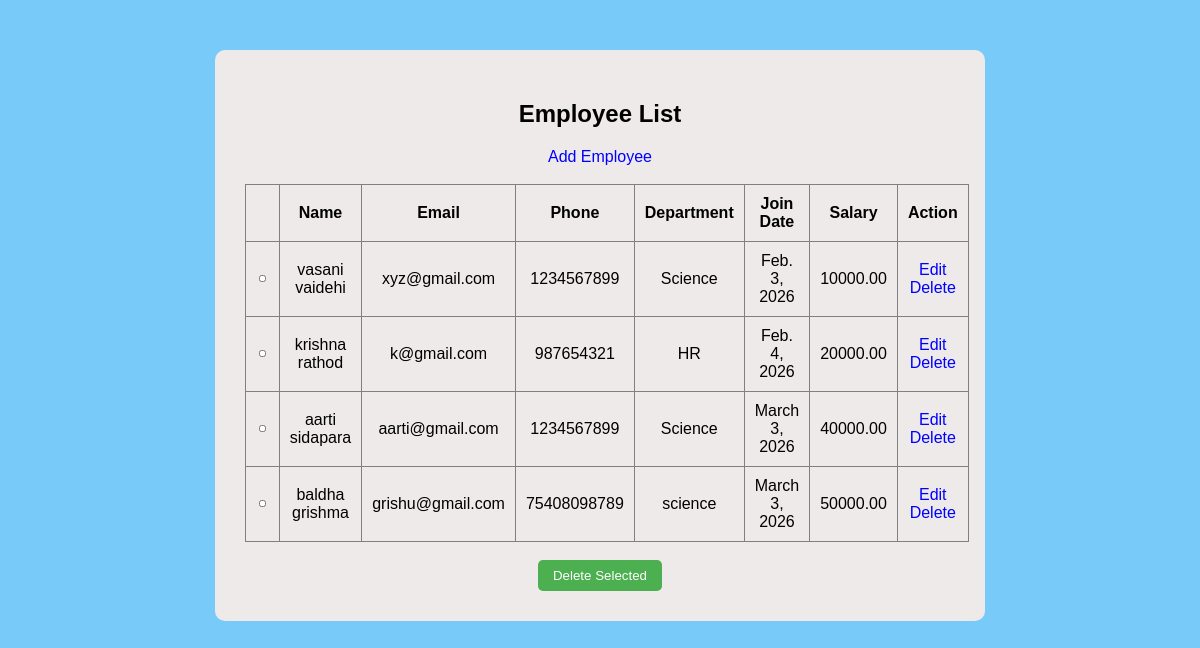
The page /list/ on the database as committed earlier.
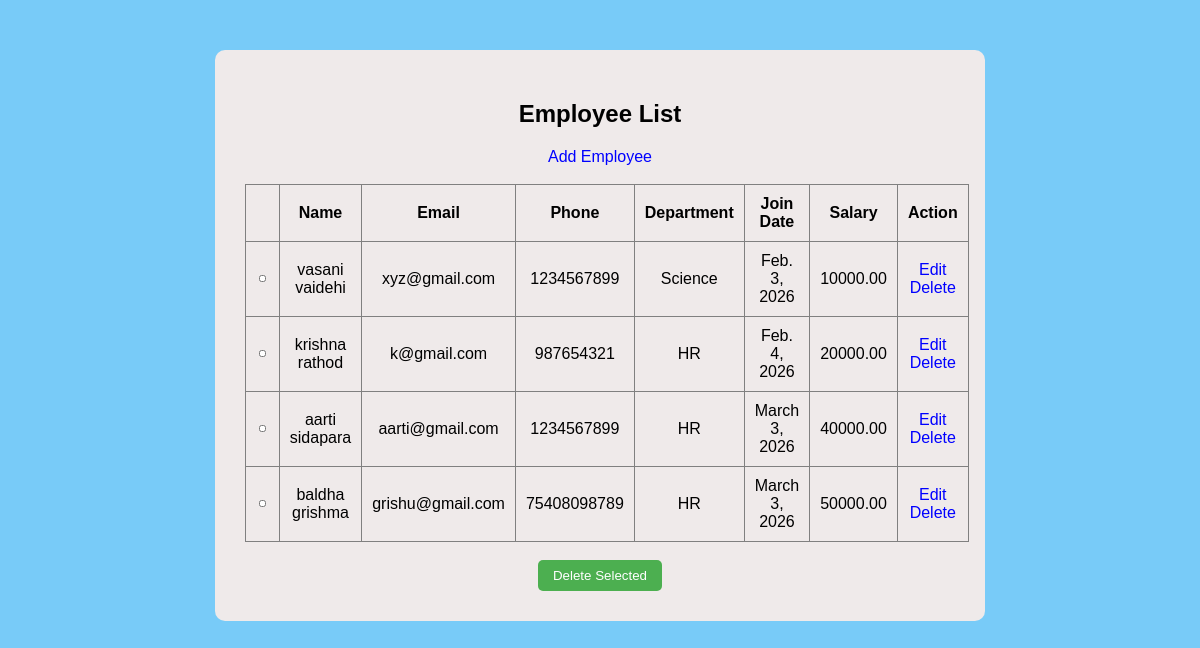
The same page on the database as committed later.
### emp/models.py (models this page shows, shortened)
class Emp(models.Model):
    name=models.CharField(max_length=100)
    email=models.EmailField(unique=True)
    phone=models.CharField(max_length=15)
    department=models.CharField(max_length=50)
    join_date=models.DateField()
    salary = models.DecimalField(max_digits=10, decimal_places=2,default=0.00)

### emp/views.py (the view)
# urls.py: path('list/',emp_list,name='emp_list'),
def emp_list(request):
    data=Emp.objects.all()
    return render(request,'emp/list.html',{'data':data})

### emp/templates/emp/list.html (shortened to what this page needs)
{% extends "emp/master.html" %}
{% block content %}
<h2>Employee List</h2>
<form method="post" action="{% url 'emp_bulk_delete' %}">
    <a href="{% url 'emp_add' %}">Add Employee</a><br><br>
    <table border="1">
        <tr>
            <th></th>
            <th>Name</th>
            <th>Email</th>
            <th>Phone</th>
            <th>Department</th>
            <th>Join Date</th>
            <th>Salary</th>
            <th>Action</th>
        </tr>
        {% for i in data %}
        <tr>
            <td><input type="checkbox" name="selected_ids" value="{{ i.id }}"></td>
            <td>{{ i.name }}</td>
            <td>{{ i.email }}</td>
            <td>{{ i.phone }}</td>
            <td>{{ i.department }}</td>
            <td>{{ i.join_date }}</td>
            <td>{{i.salary}}</td>
            <td>
                <a href="{% url 'emp_edit' i.id %}">Edit</a>
                <a href="{% url 'emp_delete' i.id %}">Delete</a>
            </td>
        </tr>
        {% endfor %}
    </table>
    <br>
    <button type="submit">Delete Selected</button>
</form>
{% endblock %}

### emp/templates/emp/master.html (shortened to what this page needs)
{% load static %}
<!DOCTYPE html>
<html lang="en">
<head>
    <link rel="stylesheet" href="{% static 'myglobal.css' %}">
    <link rel="stylesheet" href="{% static 'mystyle.css' %}">
</head>
<body>
    <div class="wrapper">
        {% block content %}
        {% endblock %}
    </div>
</body>
</html>

### mystaticfiles/myglobal.css (style rules this page uses)
body { font-family: Arial, sans-serif; background-color:#78cbf8; }
.wrapper { width: 60%; margin: 50px auto; background: rgb(239, 234, 234); padding: 30px; border-radius: 10px; text-align: center; }
table { width: 80%; border-collapse: collapse; margin: 0 auto; }
table th, table td { padding: 10px; }
button { padding: 8px 15px; background-color: #4CAF50; color: white; border: none; border-radius: 5px; }

### mystaticfiles/mystyle.css (style rules this page uses)
h2 { margin-bottom: 20px; }
form input, form select { width: 50%; padding: 8px; margin: 8px 0; }
a { text-decoration: none; color: blue; }

Rows that differ between the two databases and show on the page:
changed Emp "aarti sidapara": department "Science" → "HR"
changed Emp "baldha grishma": department "science" → "HR"
